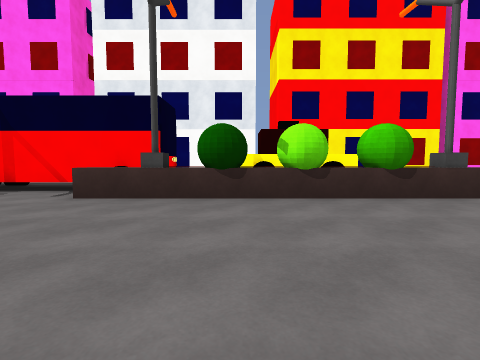
View 1 (above)

19 first-person views from a walk through a Unity game level. The camera is 1.2 m above the floor, tilts 4° down and sees 85° across. The floor is counted in squares, 2 m on a side. Each view is taken from the middle of a square. On the plan, view 1 faces up. The plan holds only what a view shows up to about 9 squares ahead; the rest is blank. The place goes on beyond the plan. The player character is not drawn. Surface patterns are stand-ins for the level's own textures.

View 2
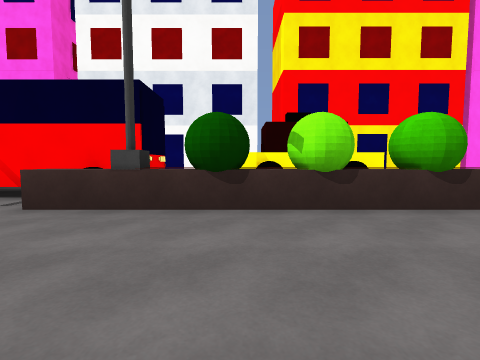

View 3
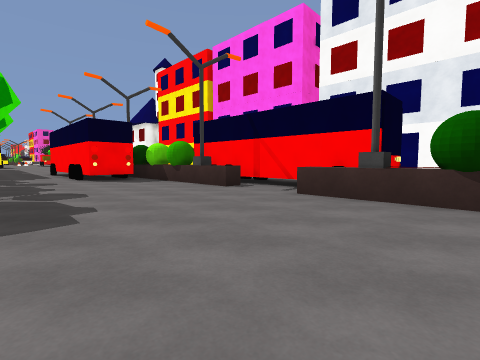

View 4
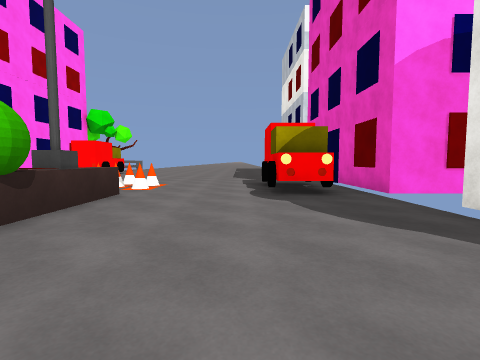

View 5
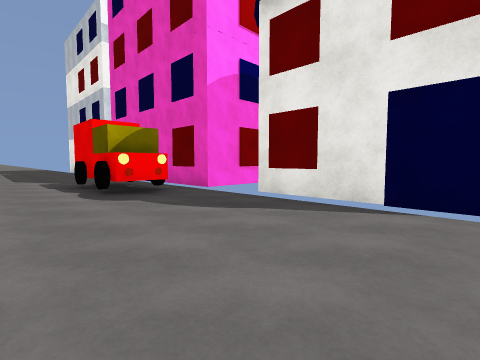

View 6
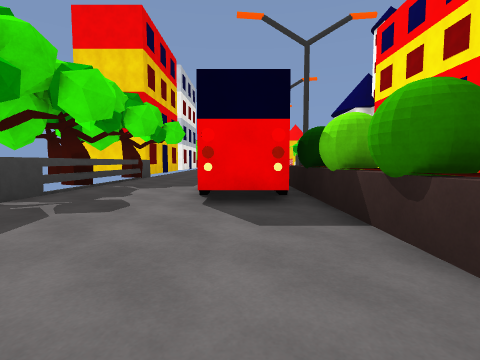

View 7
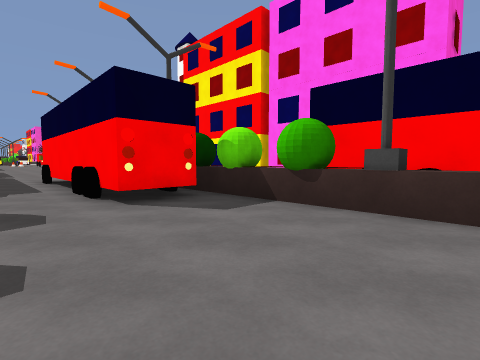

View 8
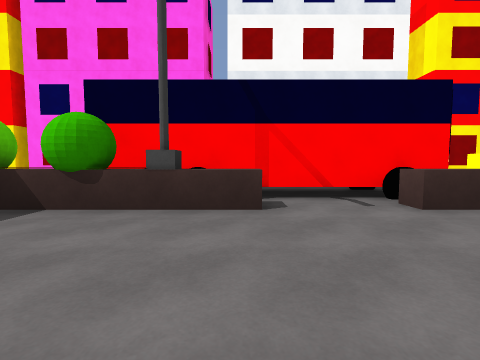

View 9
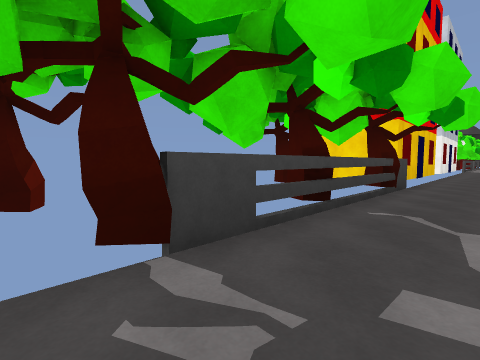

View 10
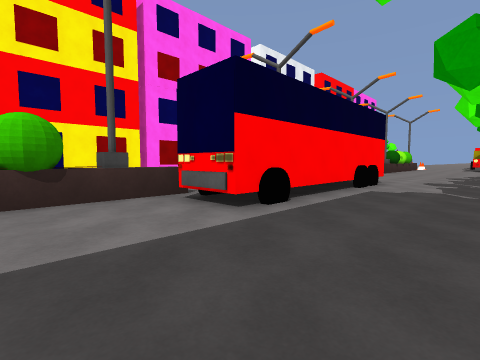

View 11
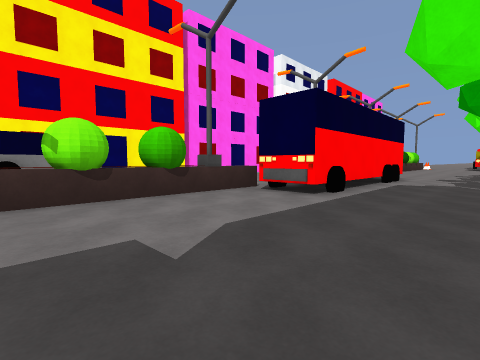

View 12
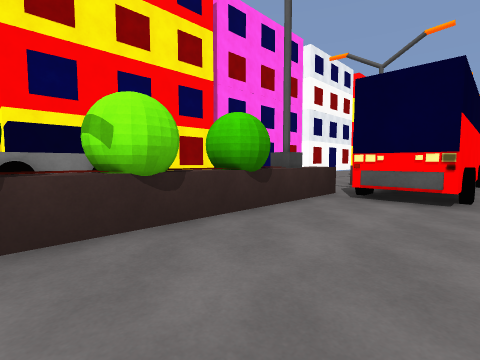

View 13
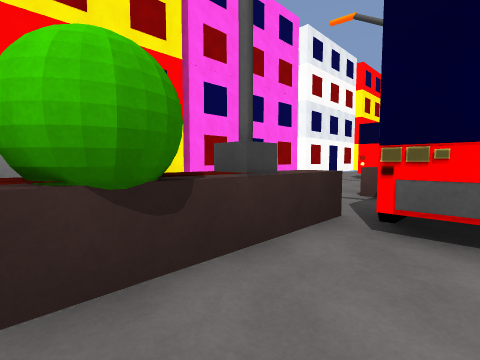

View 14
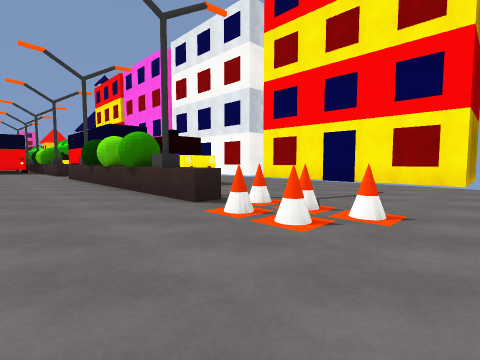

View 15
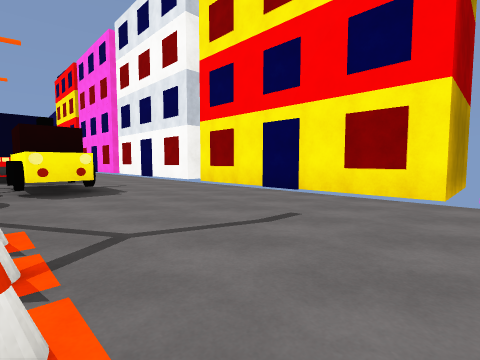

View 16
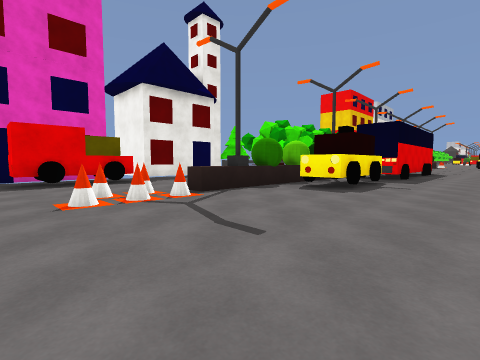

View 17
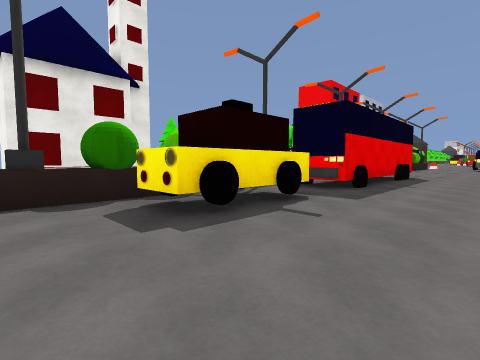

View 18
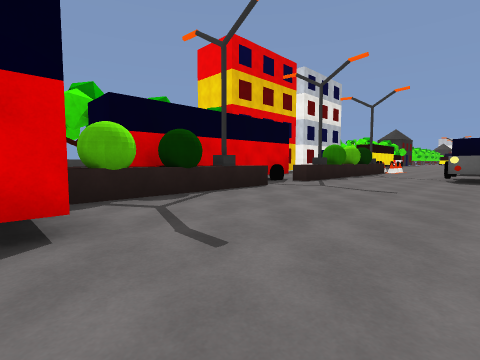

View 19
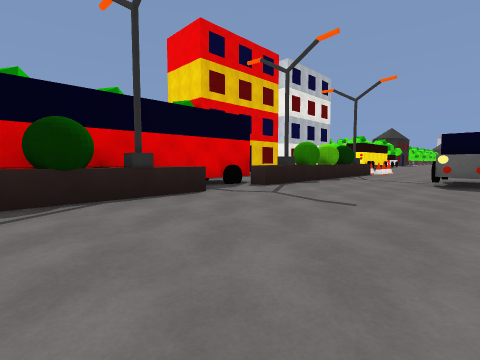

### Floor plan
Key: @ floor where view 1 was taken; # wall or solid block; x gap in a wall; . floor; = window, fence, low wall or low ledge; ^ raised ledge; B bus; U building; T tree; C cone; R truck; A car; O other object.
Columns run from 19 left of view 1 to 8 right of it. Each row starts with its distance up from view 1.
 12              U            UU
 11              U            UU
 10 UUUUUUUUUUUUUUUUUUUUUUUUUUUU
  9   A.......... ..............
  8 AAA.........................
  7 ............................
  6 ............BBBBBB.OOO......
  5 ####^..^^#.##BB..B=####^CCC.
  4 ##...B...#B##......##....CC.
  3 .....BBBBBB.................
  2 ............................
  1 ........................RRR.
  0 ...................@....RRR.
 -1 UUUxT##T##T  T      ### UUUU
 -2   U                   # U
 -3   U                   # U

Where each view was taken, in squares from view 1:
view 1: 0 up, 0 right, facing up
view 2: 1 up, 0 right, facing up
view 3: 0 up, 0 right, facing up-left
view 4: 2 up, 0 right, facing right
view 5: 3 up, 0 right, facing down-right
view 6: 3 up, 5 left, facing left
view 7: 1 up, 5 left, facing up-left
view 8: 1 up, 5 left, facing up
view 9: 1 up, 8 left, facing down-left
view 10: 0 up, 17 left, facing up-right
view 11: 0 up, 19 left, facing up-right
view 12: 2 up, 19 left, facing up-right
view 13: 3 up, 17 left, facing up-right
view 14: 2 up, 8 right, facing up-left
view 15: 5 up, 8 right, facing up-left
view 16: 9 up, 8 right, facing down-left
view 17: 9 up, 4 right, facing down-left
view 18: 9 up, 7 left, facing down-left
view 19: 9 up, 9 left, facing down-left
